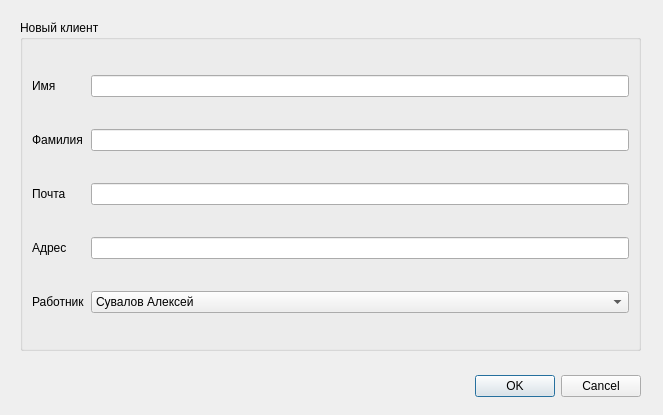
<?xml version="1.0" encoding="UTF-8"?>
<ui version="4.0">
 <class>AddNewClientWindow</class>
 <widget class="QDialog" name="AddNewClientWindow">
  <property name="geometry">
   <rect>
    <x>0</x>
    <y>0</y>
    <width>663</width>
    <height>415</height>
   </rect>
  </property>
  <property name="windowTitle">
   <string>Dialog</string>
  </property>
  <widget class="QDialogButtonBox" name="buttonBox">
   <property name="geometry">
    <rect>
     <x>300</x>
     <y>370</y>
     <width>341</width>
     <height>32</height>
    </rect>
   </property>
   <property name="orientation">
    <enum>Qt::Horizontal</enum>
   </property>
   <property name="standardButtons">
    <set>QDialogButtonBox::Cancel|QDialogButtonBox::Ok</set>
   </property>
  </widget>
  <widget class="QGroupBox" name="groupBox">
   <property name="geometry">
    <rect>
     <x>20</x>
     <y>20</y>
     <width>621</width>
     <height>331</height>
    </rect>
   </property>
   <property name="title">
    <string>Новый клиент</string>
   </property>
   <layout class="QGridLayout" name="gridLayout">
    <item row="0" column="0">
     <widget class="QLabel" name="label">
      <property name="text">
       <string>Имя</string>
      </property>
     </widget>
    </item>
    <item row="0" column="1">
     <widget class="QLineEdit" name="nameLineEdit"/>
    </item>
    <item row="1" column="0">
     <widget class="QLabel" name="label_2">
      <property name="text">
       <string>Фамилия</string>
      </property>
     </widget>
    </item>
    <item row="1" column="1">
     <widget class="QLineEdit" name="surnameLineEdit"/>
    </item>
    <item row="2" column="0">
     <widget class="QLabel" name="label_3">
      <property name="text">
       <string>Почта</string>
      </property>
     </widget>
    </item>
    <item row="2" column="1">
     <widget class="QLineEdit" name="emailLineEdit"/>
    </item>
    <item row="3" column="0">
     <widget class="QLabel" name="label_4">
      <property name="text">
       <string>Адрес</string>
      </property>
     </widget>
    </item>
    <item row="3" column="1">
     <widget class="QLineEdit" name="adressLineEdit"/>
    </item>
    <item row="4" column="0">
     <widget class="QLabel" name="label_5">
      <property name="text">
       <string>Работник</string>
      </property>
     </widget>
    </item>
    <item row="4" column="1">
     <widget class="QComboBox" name="workerComboBox">
      <item>
       <property name="text">
        <string>Сувалов Алексей</string>
       </property>
      </item>
      <item>
       <property name="text">
        <string>Александров Иван</string>
       </property>
      </item>
      <item>
       <property name="text">
        <string>Пушин Максим</string>
       </property>
      </item>
     </widget>
    </item>
   </layout>
  </widget>
 </widget>
 <resources/>
 <connections>
  <connection>
   <sender>buttonBox</sender>
   <signal>accepted()</signal>
   <receiver>AddNewClientWindow</receiver>
   <slot>accept()</slot>
   <hints>
    <hint type="sourcelabel">
     <x>248</x>
     <y>254</y>
    </hint>
    <hint type="destinationlabel">
     <x>157</x>
     <y>274</y>
    </hint>
   </hints>
  </connection>
  <connection>
   <sender>buttonBox</sender>
   <signal>rejected()</signal>
   <receiver>AddNewClientWindow</receiver>
   <slot>reject()</slot>
   <hints>
    <hint type="sourcelabel">
     <x>316</x>
     <y>260</y>
    </hint>
    <hint type="destinationlabel">
     <x>286</x>
     <y>274</y>
    </hint>
   </hints>
  </connection>
 </connections>
</ui>
